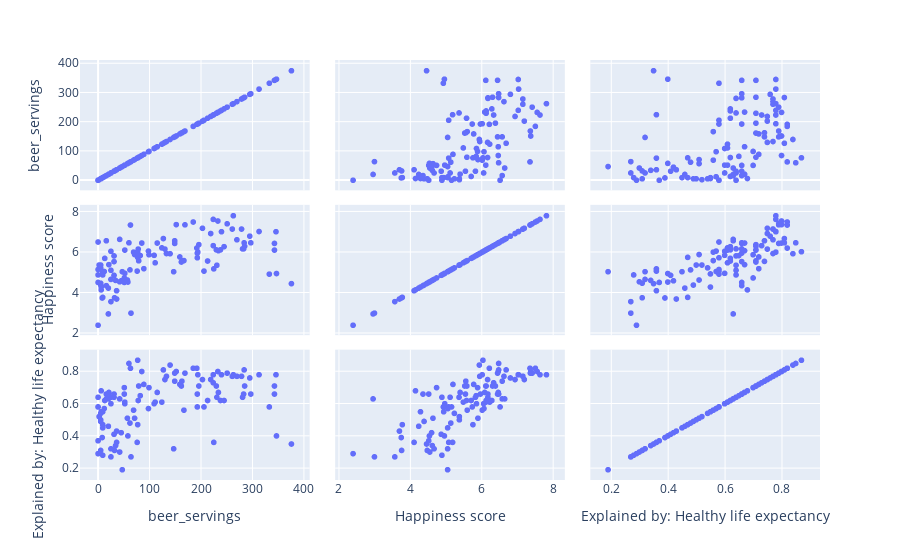

The cell this chart's notebook holds for it:
### Code cell
# Visual analysis of the data.
grafico = px.scatter_matrix(DrinkHappiness, dimensions = ['beer_servings','Happiness score','Explained by: Healthy life expectancy'])
grafico.show()
